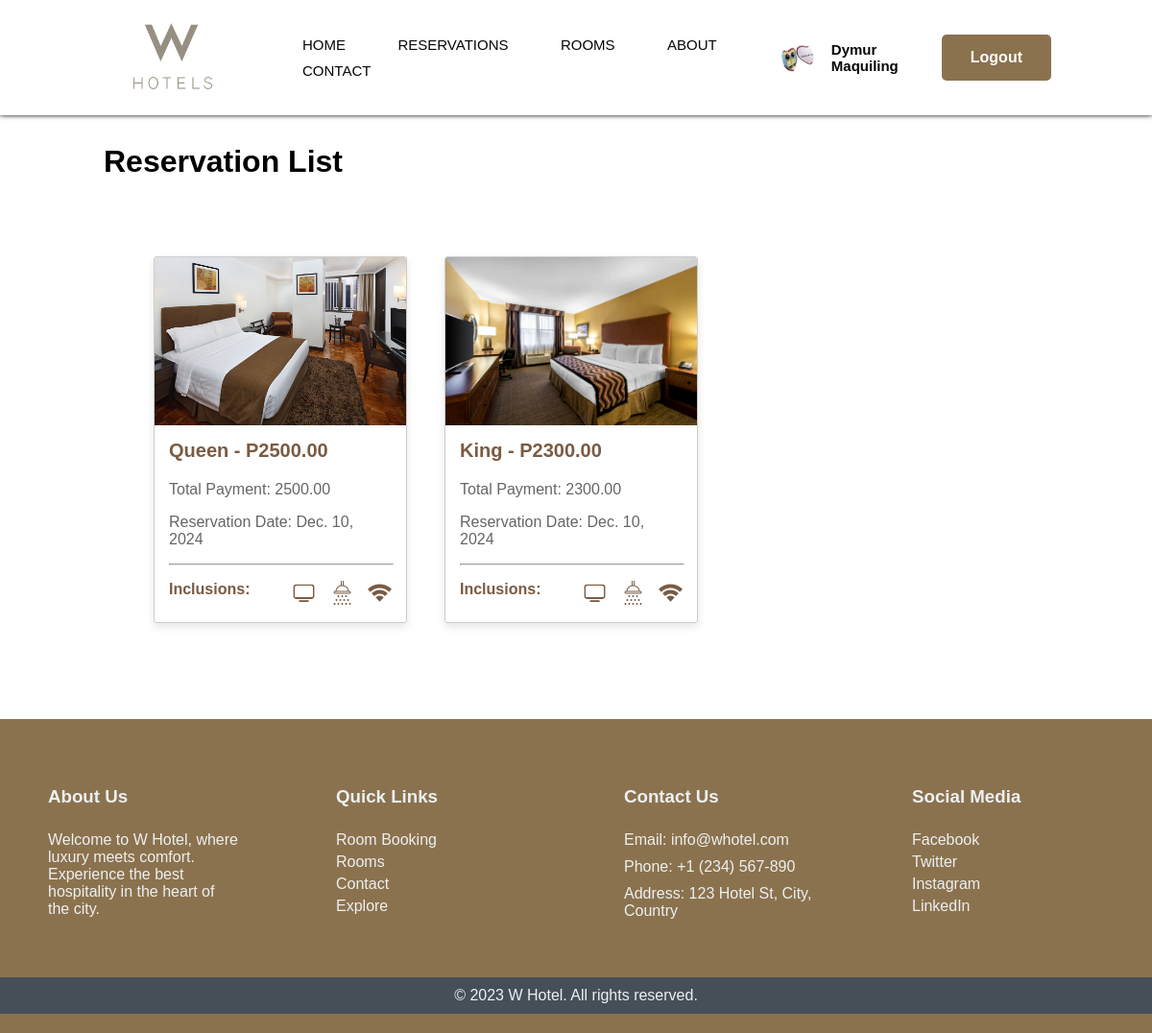
/profile/reservation_list/ (signed in), run on the app's committed database.
### sortingroom/models.py (models this page shows, shortened)
class Reservation(models.Model):
    room = models.ForeignKey(Room, on_delete=models.CASCADE)
    first_name = models.CharField(max_length=50)
    last_name = models.CharField(max_length=50)
    email = models.EmailField()
    country = models.CharField(max_length=50)
    phone = models.CharField(max_length=15)
    check_in = models.DateField()
    check_out = models.DateField()
    special_request = models.TextField(blank=True, null=True)
    date_created = models.DateTimeField(auto_now_add=True)

class Payment(models.Model):
    reservation = models.OneToOneField(Reservation, on_delete=models.CASCADE)
    payment_total = models.DecimalField(max_digits=10, decimal_places=2, blank=True, null=True)
    payment_method = models.CharField(max_length=20, null=True)
    payment_date = models.DateField(null=True, blank=True)
    payment_status = models.CharField(max_length=20, default="Pending")

### dashboard/models.py (models this page shows, shortened)
class Room(models.Model):
    room_category = models.ForeignKey(RoomCategory, on_delete=models.CASCADE)
    room_id = models.CharField(max_length=10)
    is_available = models.BooleanField(default=True)

class RoomCategory(models.Model):
    category_id = models.CharField(max_length=30)
    room_photo = models.ImageField(default='fallback.png', blank=True)
    room_desc = models.TextField(max_length=200, blank=True)
    room_price = models.DecimalField(max_digits=10, decimal_places=2)
    def __str__(self):
        return f"{self.category_id} - P{self.room_price}"

### updateprofile/views.py (the view)
# urls.py: path('reservation_list/', views.reservation_list, name='reservations'),
def reservation_list(request):
    pk=request.session.get('pk')
    user_logged=get_object_or_404(CustomUser,pk=pk)
    reservation=Reservation.objects.filter(email=user_logged.username)
    context={
        'user':user_logged,
        'reservations':reservation
    }
    return render(request,'updateprofile/reservations_list.html',context)

### updateprofile/templates/updateprofile/reservations_list.html (shortened to what this page needs)
<!DOCTYPE html>
{% extends "reservation_base.html" %}
{% load static %}
    {% block content %}
    <h1 class="res-name">Reservation List</h1>
    <div class="row">
        {% for reservation in reservations %}
            <div class="col-md-4 mb-4">
                <div class="card" onclick="openDialog('{{ reservation.room.id }}', '{{ reservation.room.room_category.room_photo.url }}', '{{ reservation.room.room_category }}', '{{ reservation.payment.payment_total }}', '{{ reservation.check_in }}', '{{ reservation.check_out }}')">
                    {% if reservation.room.room_category.room_photo %}
                        <img src="{{ reservation.room.room_category.room_photo.url }}" class="card-img-top" alt="{{ reservation.room.room_type }}">
                    {% else %}
                        <img src="{% static 'sortingroom/default_image.jpg' %}" class="card-img-top" alt="No image available">
                    {% endif %}
                    <div class="card-body">
                        <h5 class="card-title">{{ reservation.room.room_category }}</h5>
                        <p class="card-text">Total Payment: {{ reservation.payment.payment_total }}</p>
                        <p class="card-text">Reservation Date: {{ reservation.check_in }}</p>
                        <hr>
                        <div class="card-inclusion">
                            <h4>Inclusions:</h4>
                            <div class="inclusion-icon">
                                <img src="{% static 'sortingroom/tv.png' %}" alt="TV">
                                <img src="{% static 'sortingroom/shower.png' %}" alt="Shower">
                                <img src="{% static 'sortingroom/wifi.png' %}" alt="WiFi">
                            </div>
                        </div>
                    </div>
                </div>
            </div>
    {% endfor %}
    </div>
    {% endblock content %}

### static/css/reservation_style.css (style rules this page uses)
html { scroll-behavior: smooth; }
* { margin: 0; padding: 0; font-family: Verdana, Geneva, Tahoma, sans-serif; scroll-behavior: smooth; }
.row { padding-top: 5em; padding-left: 10em; padding-right: 10em; display: flex; flex-wrap: wrap; justify-content: flex-start; }
.col-md-4 { padding-bottom: 5em; flex: 0 0 30%; max-width: 30%; margin-bottom: 20px; margin-right: 39px; }
.card { height: 380px; border: 1px solid #ccc; border-radius: 3px; box-shadow: 0 4px 8px rgba(0, 0, 0, 0.1); transition: transform 0.2s; overflow: hidden; display: flex; flex-direction: column; position: relative; }
.card img { object-fit: cover; width: 100%; height: 12em; }
.card-body { padding: 15px; text-align: center; }
.card-body hr { width: 100%; margin: 0; }
.card-title { color: #7a5b43; padding-bottom: 1em; text-align: start; font-size: 1.25rem; font-weight: bold; }
.card-text { padding-bottom: 1em; text-align: start; font-size: 1rem; color: #656565; }
.card-inclusion { color: #7a5b43; padding-bottom: 1em; padding-top: 1em; display: flex; flex-wrap: wrap; justify-content: space-between; }
.inclusion-icon img { padding-left: 10px; height: 25px; width: 25px; }
.res-name { margin-top: 30px; margin-left: 9%; }

### data on the page
Reservation: room.room_category.room_photo (picture), room.room_category "Queen - P2500.00", payment.payment_total "2500.00", check_in "Dec. 10, 2024"
Reservation: room.room_category.room_photo (picture), room.room_category "King - P2300.00", payment.payment_total "2300.00", check_in "Dec. 10, 2024"

### other printed values
{{ request.session.firstname }} "Dymur"
{{ request.session.lastname }} "Maquiling"
